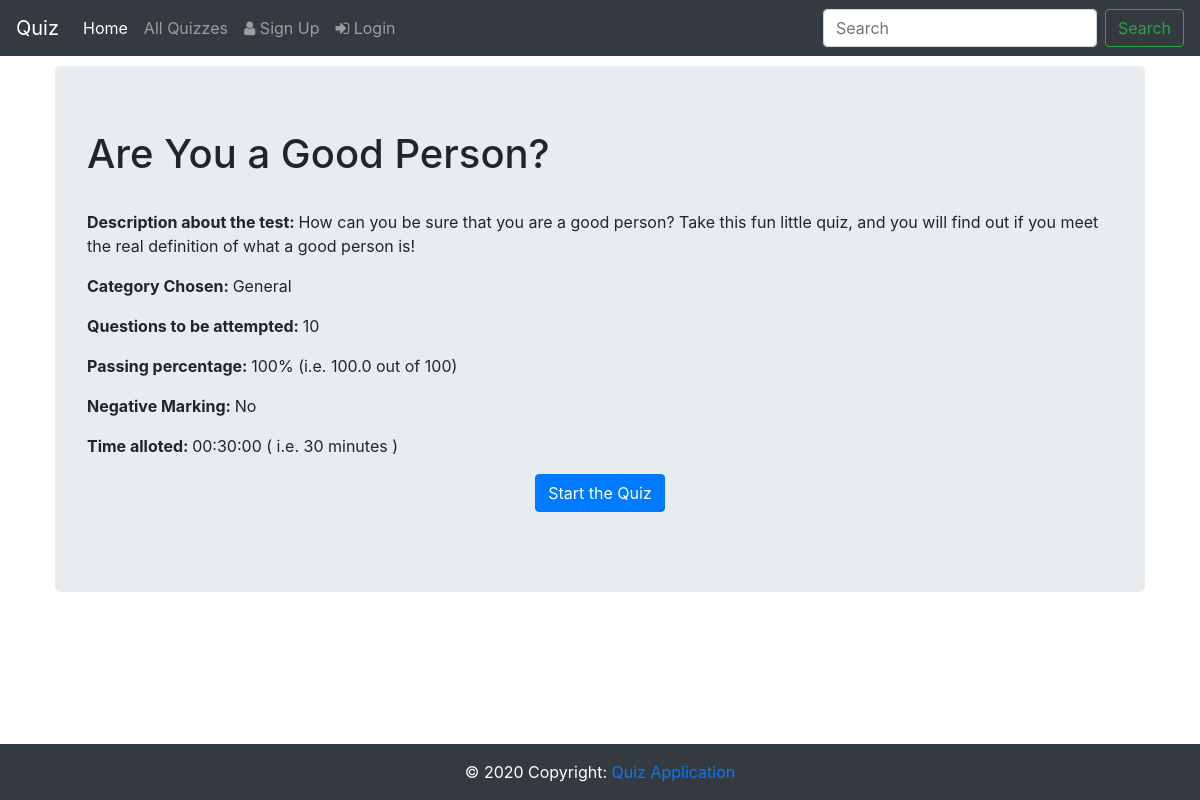
Page /quiz/quiz_detail/are-you-a-good-person on the committed database.
### QuizApp/models.py (models this page shows, shortened)
class Quiz(models.Model):
    MARKING_CHOICES = [
    ('same', 'Same Marking for all Category'),
    ('different', 'Different Marking for all Category'),
    ]
    title = models.CharField(
        verbose_name=("Title"),
        max_length=60, blank=False)
    description = models.TextField(
        verbose_name=("Description"),
        default = "Get Set Go",
        blank=True, help_text=("A description of the quiz. [Optional]"))
    category = models.ForeignKey(
        Category, null=True, blank=False,
        verbose_name=("Category"), on_delete=models.CASCADE)
    random_order = models.BooleanField(
        blank=False, default=False,
        verbose_name=("Random Order"),
        help_text=("Display the questions in "
                    "a random order or as they "
                    "are set?"))
    max_questions = models.PositiveIntegerField(
        blank=False, null=True, verbose_name=("Max Questions"),
        help_text=("Number of questions to be asked on each attempt. [Optional]"))
    answers_at_end = models.BooleanField(
        blank=False, default=False,
        help_text=("Correct answer is NOT shown after question."
                    " Answers displayed at the end."),
        verbose_name=("Answers at end"))
    pass_mark = models.SmallIntegerField(
        blank=False, default=100,
        verbose_name=("Pass Mark"),
        help_text=("Percentage required to pass exam."),
        validators=[MaxValueValidator(100)])
    marking = models.CharField(max_length=250, choices=MARKING_CHOICES, default='same')
    success_text = models.TextField(
        blank=True, help_text=("Displayed if user passes. [Optional]"),
        verbose_name=("Success Text"), default = "Hey, you successfully passed the quiz. It was difficult but you indeed succeeded. Congratulations and wish you more success!!!.")
    fail_text = models.TextField(
        verbose_name=("Fail Text"),
        blank=True, help_text=("Displayed if user fails. [Optional]"), default = "Hey, you were not able to pass this time. But don't lose hope. Work hard and come with a bang next time.")
    time_alloted = models.CharField(
        max_length=250,
        verbose_name=("Time Alloted"),
        blank=False, help_text=("Time to be alloted for Quiz."),)
    slug = models.SlugField(max_length = 250, null = True, blank = True,)
    quiz_setter = models.ForeignKey(User,on_delete=models.CASCADE,default=None)
    ready_status = models.BooleanField(blank=True, default=False)
    class Meta:
        verbose_name = ("Quiz")
        verbose_name_plural = ("Quizzes")

class Category(models.Model):
    category = models.CharField(
        verbose_name=("Category"),
        max_length=250, blank=True,
        unique=True, null=True)
    class Meta:
        verbose_name = ("Category")
        verbose_name_plural = ("Categories")
    def __str__(self):
        return self.category

### QuizApp/views.py (the view)
# urls.py: path('quiz_detail/<slug:slug>', views.QuizDetail.as_view(), name ="quiz_detail"),
class QuizDetail(View):
	def get(self,request,*args,**kwargs):
		quiz = Quiz.objects.filter(slug = kwargs['slug'])[0]
		context = {}
		context['ques_count'] = quiz_actual_question_count(quiz)
		context['quiz'] = quiz
		if quiz.marking == 'same':
			par = marks_n_level(quiz)
			total_marks,neg_marks = par[-1],par[-2]
			context['neg_marks'] = neg_marks
		else:
			par = marks_n_level(quiz)
			total_marks,easy_neg_marks,medium_neg_marks,hard_neg_marks = par[-1],par[-4],par[-3],par[-2]
			context['easy_neg_marks'] = easy_neg_marks
			context['medium_neg_marks'] = medium_neg_marks
			context['hard_neg_marks'] = hard_neg_marks
		context['pass_marks'] = total_marks * quiz.pass_mark / 100
		context['total_marks'] = total_marks
		time = quiz.time_alloted.split(':')
		context['hours'] = time[0]
		context['minutes'] = time[1]
		context['seconds'] = time[2]
		return render(request, 'quiz_detail.html', context)

### QuizApp/views.py (called while the page is built, shortened)
def quiz_actual_question_count(quiz):
	easy_ques_count = len(EasyQuestionAnwers.objects.filter(quiz=quiz))
	medium_ques_count = len(MediumQuestionAnwers.objects.filter(quiz=quiz))
	hard_ques_count = len(HardQuestionAnwers.objects.filter(quiz=quiz))
	ques_count = easy_ques_count + medium_ques_count + hard_ques_count
	if ques_count<=quiz.max_questions:
		return ques_count
	else:
		return quiz.max_questions

def marks_n_level(quiz):
	ques_count = quiz_actual_question_count(quiz)
	hard = HardQuestionAnwers.objects.filter(quiz=quiz)
	if ques_count//3 < hard.count():
		hard_count = ques_count//3
	else:
		hard_count = hard.count()
	medium = MediumQuestionAnwers.objects.filter(quiz = quiz)
	if (ques_count - hard_count)//2 < medium.count():
		medium_count = (ques_count - hard_count)//2
	else:
		medium_count = medium.count()
	easy = EasyQuestionAnwers.objects.filter(quiz = quiz)
	if (ques_count - medium_count - hard_count ) < easy.count():
		easy_count = (ques_count - medium_count - hard_count)
	else:
		easy_count = easy.count()
	if 'same'== quiz.marking:
		query_marks = Same_Marking.objects.get(quiz = quiz)
		marks = query_marks.marks
		neg_marks = query_marks.neg
		total_marks = ques_count * marks
		return (easy_count,medium_count,hard_count,marks,neg_marks,total_marks)

### templates/quiz_detail.html (shortened to what this page needs)
{% extends 'base_nav.html' %}
{% block body %}
    <div class="container">
        <div class="jumbotron" style="margin: 10px;">
            <h1>{{quiz.title}}</h1><br>
 			<p><b>Description about the test: </b>{{quiz.description}}</p>
 			<p><b>Category Chosen: </b>{{quiz.category}}</p>
 			<p><b>Questions to be attempted: </b>{{ques_count}}</p>
 			<p><b>Passing percentage: </b>{{quiz.pass_mark}}% (i.e. {{pass_marks}} out of {{total_marks}})</p>
 			{% if quiz.marking == "same" %}
 			{% if neg_marks == 0 %}
 			<p><b>Negative Marking: </b>No </p>
 			{% else %}
 			<p><b>Negative Marking: </b>{{neg_marks}}</p>
 			{% endif %}
 			{% endif %}
 			<p><b>Time alloted: </b>{{quiz.time_alloted}} ( i.e. {% if hours != "00" %}{{hours}} hours {% endif %}{% if minutes != "00" %}{{minutes}} minutes {% endif %}{% if seconds != "00" %}{{seconds}} seconds {% endif %})</p>
 			<center><p><a href="{% url 'user_detail' quiz.slug %}" role="button" class="btn btn-primary ">Start the Quiz</a></p></center>
        </div>
	</div>
<br><br>
{% endblock %}

### rows in the picture
Quiz: title "Are You a Good Person?", description "How can you be sure that you are a good person? Take this fun little quiz, and you will find out if you meet the real definition of what a good person is!", category "General", pass_mark "100", time_alloted "00:30:00"

### other values in the picture
{{ ques_count }} "10"
{{ pass_marks }} "100.0"
{{ total_marks }} "100"
{{ minutes }} "30"
